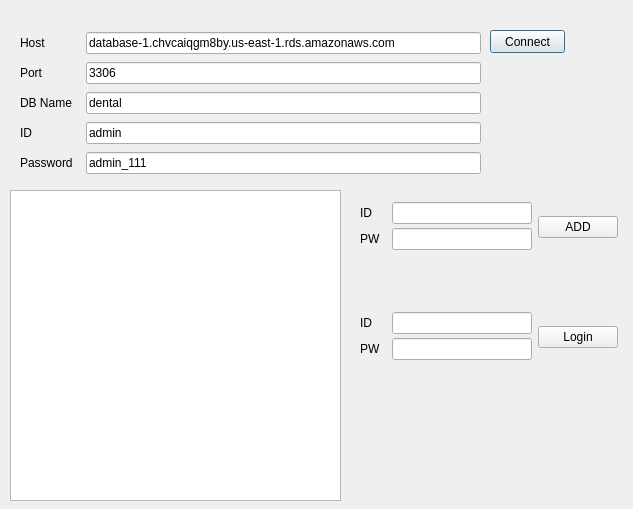
<?xml version="1.0" encoding="UTF-8"?>
<ui version="4.0">
 <class>Dialog</class>
 <widget class="QDialog" name="Dialog">
  <property name="geometry">
   <rect>
    <x>0</x>
    <y>0</y>
    <width>633</width>
    <height>509</height>
   </rect>
  </property>
  <property name="windowTitle">
   <string>Dialog</string>
  </property>
  <widget class="QPushButton" name="pushButton_connect">
   <property name="geometry">
    <rect>
     <x>490</x>
     <y>30</y>
     <width>75</width>
     <height>23</height>
    </rect>
   </property>
   <property name="text">
    <string>Connect</string>
   </property>
  </widget>
  <widget class="QWidget" name="layoutWidget">
   <property name="geometry">
    <rect>
     <x>20</x>
     <y>30</y>
     <width>461</width>
     <height>151</height>
    </rect>
   </property>
   <layout class="QGridLayout" name="gridLayout">
    <item row="0" column="0">
     <widget class="QLabel" name="label">
      <property name="minimumSize">
       <size>
        <width>60</width>
        <height>0</height>
       </size>
      </property>
      <property name="text">
       <string>Host</string>
      </property>
     </widget>
    </item>
    <item row="0" column="1">
     <widget class="QLineEdit" name="lineEdit_host">
      <property name="text">
       <string>database-1.chvcaiqgm8by.us-east-1.rds.amazonaws.com</string>
      </property>
     </widget>
    </item>
    <item row="1" column="0">
     <widget class="QLabel" name="label_2">
      <property name="minimumSize">
       <size>
        <width>60</width>
        <height>0</height>
       </size>
      </property>
      <property name="text">
       <string>Port</string>
      </property>
     </widget>
    </item>
    <item row="1" column="1">
     <widget class="QLineEdit" name="lineEdit_port">
      <property name="text">
       <string>3306</string>
      </property>
     </widget>
    </item>
    <item row="2" column="0">
     <widget class="QLabel" name="label_3">
      <property name="minimumSize">
       <size>
        <width>60</width>
        <height>0</height>
       </size>
      </property>
      <property name="text">
       <string>DB Name</string>
      </property>
     </widget>
    </item>
    <item row="2" column="1">
     <widget class="QLineEdit" name="lineEdit_db_name">
      <property name="text">
       <string>dental</string>
      </property>
     </widget>
    </item>
    <item row="3" column="0">
     <widget class="QLabel" name="label_4">
      <property name="minimumSize">
       <size>
        <width>60</width>
        <height>0</height>
       </size>
      </property>
      <property name="text">
       <string>ID</string>
      </property>
     </widget>
    </item>
    <item row="3" column="1">
     <widget class="QLineEdit" name="lineEdit_id">
      <property name="text">
       <string>admin</string>
      </property>
     </widget>
    </item>
    <item row="4" column="0">
     <widget class="QLabel" name="label_5">
      <property name="minimumSize">
       <size>
        <width>60</width>
        <height>0</height>
       </size>
      </property>
      <property name="text">
       <string>Password</string>
      </property>
     </widget>
    </item>
    <item row="4" column="1">
     <widget class="QLineEdit" name="lineEdit_pw">
      <property name="text">
       <string>admin_111</string>
      </property>
     </widget>
    </item>
   </layout>
  </widget>
  <widget class="QWidget" name="layoutWidget_2">
   <property name="geometry">
    <rect>
     <x>360</x>
     <y>200</y>
     <width>258</width>
     <height>54</height>
    </rect>
   </property>
   <layout class="QHBoxLayout" name="horizontalLayout_4">
    <item>
     <layout class="QVBoxLayout" name="verticalLayout_3">
      <property name="spacing">
       <number>2</number>
      </property>
      <item>
       <layout class="QHBoxLayout" name="horizontalLayout_5">
        <item>
         <widget class="QLabel" name="label_9">
          <property name="minimumSize">
           <size>
            <width>30</width>
            <height>20</height>
           </size>
          </property>
          <property name="text">
           <string>ID</string>
          </property>
         </widget>
        </item>
        <item>
         <widget class="QLineEdit" name="lineEdit_add_id"/>
        </item>
       </layout>
      </item>
      <item>
       <layout class="QHBoxLayout" name="horizontalLayout_6">
        <item>
         <widget class="QLabel" name="label_10">
          <property name="minimumSize">
           <size>
            <width>30</width>
            <height>20</height>
           </size>
          </property>
          <property name="text">
           <string>PW</string>
          </property>
         </widget>
        </item>
        <item>
         <widget class="QLineEdit" name="lineEdit_add_pw"/>
        </item>
       </layout>
      </item>
     </layout>
    </item>
    <item>
     <layout class="QVBoxLayout" name="verticalLayout_4">
      <item>
       <widget class="QPushButton" name="pushButton_add">
        <property name="text">
         <string>ADD</string>
        </property>
       </widget>
      </item>
     </layout>
    </item>
   </layout>
  </widget>
  <widget class="QTextEdit" name="textEdit">
   <property name="geometry">
    <rect>
     <x>10</x>
     <y>190</y>
     <width>331</width>
     <height>311</height>
    </rect>
   </property>
  </widget>
  <widget class="QWidget" name="">
   <property name="geometry">
    <rect>
     <x>360</x>
     <y>310</y>
     <width>258</width>
     <height>54</height>
    </rect>
   </property>
   <layout class="QHBoxLayout" name="horizontalLayout_3">
    <item>
     <layout class="QVBoxLayout" name="verticalLayout_2">
      <property name="spacing">
       <number>2</number>
      </property>
      <item>
       <layout class="QHBoxLayout" name="horizontalLayout">
        <item>
         <widget class="QLabel" name="label_6">
          <property name="minimumSize">
           <size>
            <width>30</width>
            <height>20</height>
           </size>
          </property>
          <property name="text">
           <string>ID</string>
          </property>
         </widget>
        </item>
        <item>
         <widget class="QLineEdit" name="lineEdit_login_id"/>
        </item>
       </layout>
      </item>
      <item>
       <layout class="QHBoxLayout" name="horizontalLayout_2">
        <item>
         <widget class="QLabel" name="label_7">
          <property name="minimumSize">
           <size>
            <width>30</width>
            <height>20</height>
           </size>
          </property>
          <property name="text">
           <string>PW</string>
          </property>
         </widget>
        </item>
        <item>
         <widget class="QLineEdit" name="lineEdit_login_pw"/>
        </item>
       </layout>
      </item>
     </layout>
    </item>
    <item>
     <layout class="QVBoxLayout" name="verticalLayout">
      <item>
       <widget class="QPushButton" name="pushButton_login">
        <property name="text">
         <string>Login</string>
        </property>
       </widget>
      </item>
     </layout>
    </item>
   </layout>
  </widget>
 </widget>
 <resources/>
 <connections/>
</ui>
